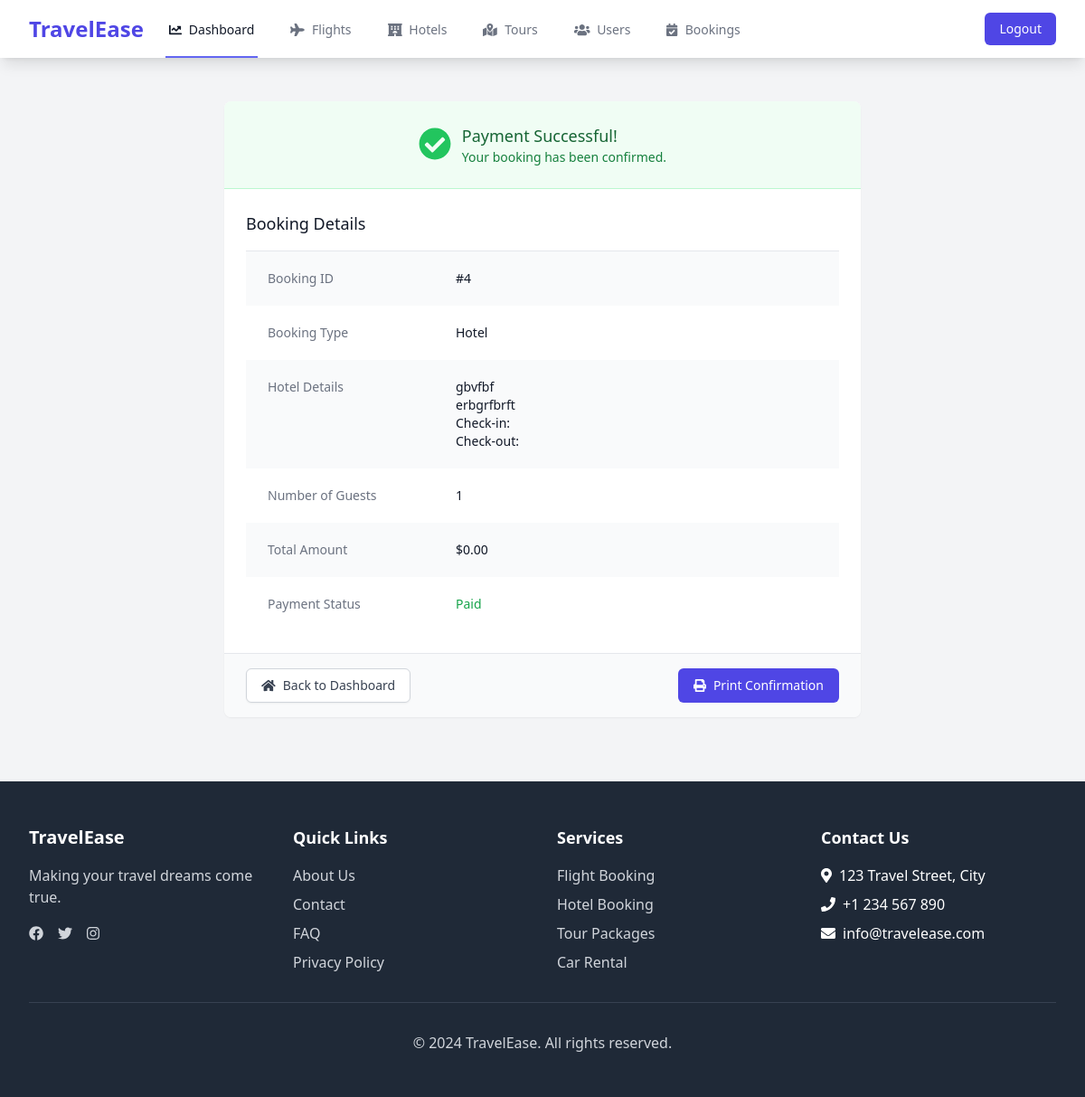
The page /bookings/4/confirmation/ (signed in) on the database as committed earlier.
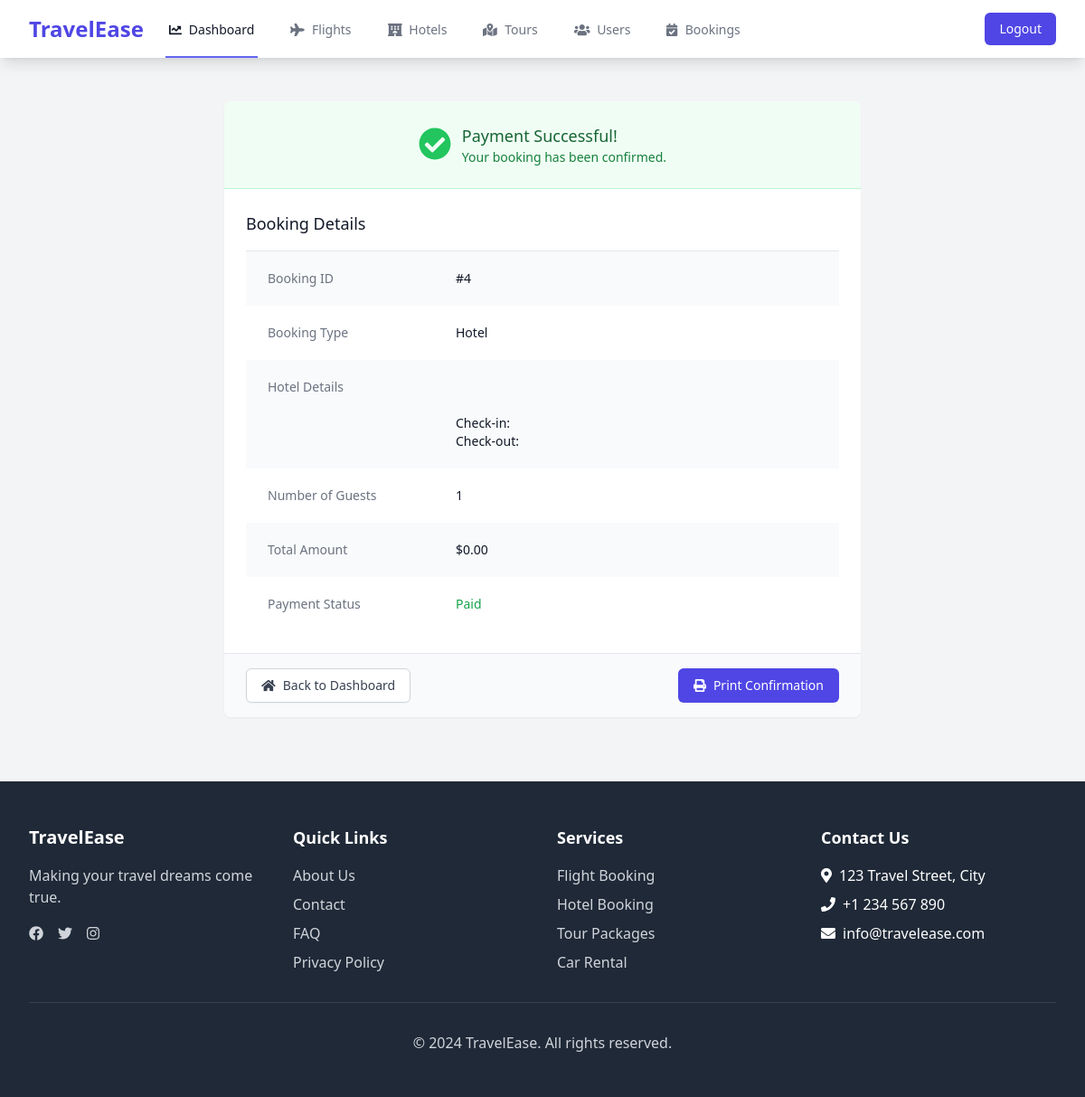
The same page on the database as committed later.
### core/models.py (models this page shows, shortened)
class Booking(models.Model):
    PENDING = 'pending'
    CONFIRMED = 'confirmed'
    CANCELLED = 'cancelled'
    COMPLETED = 'completed'
    STATUS_CHOICES = [
        (PENDING, 'Pending'),
        (CONFIRMED, 'Confirmed'),
        (CANCELLED, 'Cancelled'),
        (COMPLETED, 'Completed'),
    ]
    UNPAID = 'unpaid'
    PAID = 'paid'
    REFUNDED = 'refunded'
    PAYMENT_STATUS_CHOICES = [
        (UNPAID, 'Unpaid'),
        (PAID, 'Paid'),
        (REFUNDED, 'Refunded'),
    ]
    FLIGHT = 'flight'
    HOTEL = 'hotel'
    TOUR = 'tour'
    BOOKING_TYPE_CHOICES = [
        (FLIGHT, 'Flight'),
        (HOTEL, 'Hotel'),
        (TOUR, 'Tour'),
    ]
    user = models.ForeignKey(User, on_delete=models.CASCADE)
    booking_type = models.CharField(max_length=10, choices=BOOKING_TYPE_CHOICES)
    flight = models.ForeignKey(Flight, on_delete=models.SET_NULL, null=True, blank=True)
    hotel = models.ForeignKey(Hotel, on_delete=models.SET_NULL, null=True, blank=True)
    tour = models.ForeignKey(Tour, on_delete=models.SET_NULL, null=True, blank=True)
    status = models.CharField(max_length=10, choices=STATUS_CHOICES, default=PENDING)
    payment_status = models.CharField(max_length=10, choices=PAYMENT_STATUS_CHOICES, default=UNPAID)
    total_amount = models.DecimalField(max_digits=10, decimal_places=2)
    booking_date = models.DateTimeField(auto_now_add=True)
    check_in_date = models.DateField(null=True, blank=True)
    check_out_date = models.DateField(null=True, blank=True)
    number_of_guests = models.IntegerField(default=1)
    special_requests = models.TextField(blank=True)
    payment_method = models.CharField(max_length=50, blank=True)
    transaction_id = models.CharField(max_length=100, blank=True)
    class Meta:
        ordering = ['-booking_date']

class Hotel(models.Model):
    STANDARD = 'standard'
    DELUXE = 'deluxe'
    SUITE = 'suite'
    ROOM_CHOICES = [
        (STANDARD, 'Standard'),
        (DELUXE, 'Deluxe'),
        (SUITE, 'Suite'),
    ]
    name = models.CharField(max_length=200)
    location = models.CharField(max_length=200)
    description = models.TextField()
    price_per_night = models.DecimalField(max_digits=10, decimal_places=2)
    room_type = models.CharField(max_length=10, choices=ROOM_CHOICES, default=STANDARD)
    available_rooms = models.IntegerField()
    amenities = models.TextField()
    rating = models.DecimalField(max_digits=3, decimal_places=1)
    created_at = models.DateTimeField(auto_now_add=True)
    updated_at = models.DateTimeField(auto_now=True)
    class Meta:
        ordering = ['-rating']

### core/views.py (the view)
# urls.py: path('bookings/<int:booking_id>/confirmation/', views.booking_confirmation, name='booking_confirmation'),
@login_required
def booking_confirmation(request, booking_id):
    booking = get_object_or_404(Booking, id=booking_id)
    if not request.user.is_admin and booking.user != request.user:
        messages.error(request, 'You do not have permission to view this booking.')
        return redirect('booking_list')
    return render(request, 'booking/confirmation.html', {'booking': booking})

### templates/booking/confirmation.html (shortened to what the changed rows need)
{% extends 'base.html' %}
{% load static %}
{% block content %}
<div class="min-h-screen bg-gray-100 py-12">
    <div class="max-w-3xl mx-auto sm:px-6 lg:px-8">
        <div class="bg-white overflow-hidden shadow-sm sm:rounded-lg">
            <div class="p-6">
                <h2 class="text-lg font-medium text-gray-900 mb-4">Booking Details</h2>
                <div class="border-t border-gray-200">
                    <dl>
                        <div class="bg-gray-50 px-4 py-5 sm:grid sm:grid-cols-3 sm:gap-4 sm:px-6">
                            <dt class="text-sm font-medium text-gray-500">Booking ID</dt>
                            <dd class="mt-1 text-sm text-gray-900 sm:mt-0 sm:col-span-2">#{{ booking.id }}</dd>
                        </div>
                        <div class="bg-white px-4 py-5 sm:grid sm:grid-cols-3 sm:gap-4 sm:px-6">
                            <dt class="text-sm font-medium text-gray-500">Booking Type</dt>
                            <dd class="mt-1 text-sm text-gray-900 sm:mt-0 sm:col-span-2">{{ booking.get_booking_type_display }}</dd>
                        </div>
                        {% if booking.booking_type == 'flight' %}
                        <div class="bg-gray-50 px-4 py-5 sm:grid sm:grid-cols-3 sm:gap-4 sm:px-6">
                            <dt class="text-sm font-medium text-gray-500">Flight Details</dt>
                            <dd class="mt-1 text-sm text-gray-900 sm:mt-0 sm:col-span-2">
                                {{ booking.flight.airline }} - {{ booking.flight.flight_number }}<br>
                                From: {{ booking.flight.departure_city }}<br>
                                To: {{ booking.flight.arrival_city }}<br>
                                Departure: {{ booking.flight.departure_time|date:"M d, Y H:i" }}
                            </dd>
                        </div>
                        {% elif booking.booking_type == 'hotel' %}
                        <div class="bg-gray-50 px-4 py-5 sm:grid sm:grid-cols-3 sm:gap-4 sm:px-6">
                            <dt class="text-sm font-medium text-gray-500">Hotel Details</dt>
                            <dd class="mt-1 text-sm text-gray-900 sm:mt-0 sm:col-span-2">
                                {{ booking.hotel.name }}<br>
                                {{ booking.hotel.location }}<br>
                                Check-in: {{ booking.check_in|date:"M d, Y" }}<br>
                                Check-out: {{ booking.check_out|date:"M d, Y" }}
                            </dd>
                        </div>
                        {% endif %}
                        <div class="bg-white px-4 py-5 sm:grid sm:grid-cols-3 sm:gap-4 sm:px-6">
                            <dt class="text-sm font-medium text-gray-500">Number of Guests</dt>
                            <dd class="mt-1 text-sm text-gray-900 sm:mt-0 sm:col-span-2">{{ booking.number_of_guests }}</dd>
                        </div>
                        <div class="bg-gray-50 px-4 py-5 sm:grid sm:grid-cols-3 sm:gap-4 sm:px-6">
                            <dt class="text-sm font-medium text-gray-500">Total Amount</dt>
                            <dd class="mt-1 text-sm text-gray-900 sm:mt-0 sm:col-span-2">${{ booking.total_amount }}</dd>
                        </div>
                    </dl>
                </div>
            </div>
        </div>
    </div>
</div>
{% endblock %}

Rows that differ between the two databases and show on the page:
changed Booking "Hotel": hotel.name "gbvfbf" → (not shown); hotel.location "erbgrfbrft" → (not shown)
